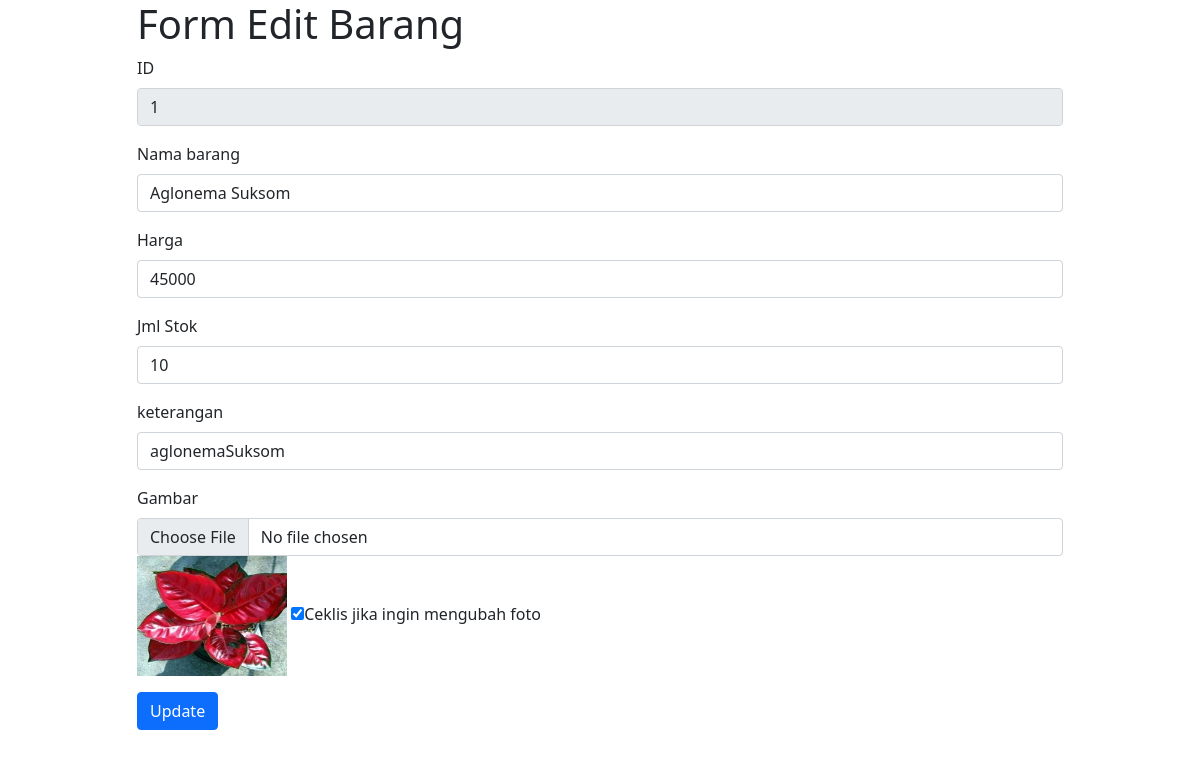
/pertemuan-7/editBrg.php?id=1, run on the app's committed database.
### tables this page shows
CREATE TABLE `barang` (
  `id` int(11) NOT NULL,
  `nama` varchar(40) DEFAULT NULL,
  `hrg` double DEFAULT NULL,
  `jml` int(11) DEFAULT NULL,
  `keterangan` varchar(100) DEFAULT NULL,
  `foto` varchar(255) DEFAULT NULL,
  PRIMARY KEY (`id`)
);

### pertemuan-7/editBrg.php (the view, shortened to what this page needs)
<?php
    include "koneksi.php";
    $id = $_GET["id"];
    $sql = "SELECT * FROM barang WHERE id='$id'";
    $hasil = $conn->query($sql);
    while ($row = $hasil->fetch_assoc()) {
        $nama = $row['nama'];
        $hrg = $row['hrg'];
        $jml = $row['jml'];
        $keterangan = $row['keterangan'];
        $foto = $row['foto'];
    }
?>
<!DOCTYPE html>
<html lang="en">
<head>
    <link rel="stylesheet" href="https://cdn.jsdelivr.net/npm/bootstrap@5.1.3/dist/css/bootstrap.min.css">
</head>
<body>
<div class="container">
        <div class="row justify-content-center">
            <div class="col-10">
                <h1>Form Edit Barang</h1>
                <form action="updBrg.php" method="post" enctype="multipart/form-data">
                    <div class="mb-3">
                        <label for="l1" class="form-label">ID</label>
                        <input type="text" class="form-control" id="id" name="tid" value="<?= $id; ?>" readonly>
                    </div>
                    <div class="mb-3">
                        <label for="l2" class="form-label">Nama barang</label>
                        <input type="text" class="form-control" id="nama" name="tnama" value="<?= $nama; ?>">
                    </div>
                    <div class="mb-3">
                        <label for="l3" class="form-label">Harga</label>
                        <input type="text" class="form-control" id="hrg" name="thrg" value="<?= $hrg; ?>">
                    </div>
                    <div class="mb-3">
                        <label for="l4" class="form-label">Jml Stok</label>
                        <input type="text" class="form-control" id="jml" name="tjml" value="<?= $jml; ?>">
                    </div>
                    <div class="mb-3">
                        <label for="l5" class="form-label">keterangan</label>
                        <input type="text" class="form-control" id="ket" name="tket" value="<?= $keterangan; ?>">
                    </div>
                    <div class="mb-3">
                        <label for="l6" class="form-label">Gambar</label>
                        <input type="file" class="form-control" id="foto" name="foto">
                        <img src="img/<?php echo $foto; ?>" width="150px" height="120px">
                        <input type="checkbox" name="ubah_foto" value="true" checked>Ceklis jika ingin mengubah foto<br>
                    </div>
                    <div class="mb-3">
                        <button class="btn btn-primary" type="submit">Update</button>
                    </div>
                </form>
            </div>
        </div>
    </div>
</body>
</html>

### data on the page
barang: tnama "Aglonema Suksom", thrg "45000", tjml "10", tket "aglonemaSuksom", foto (picture)
